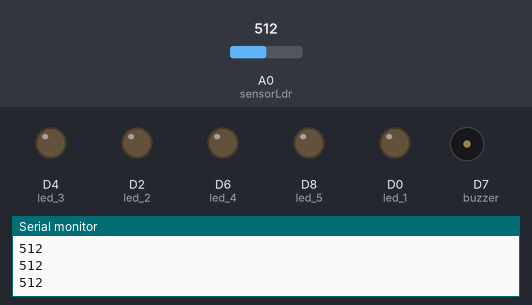
Recording of a sketch running on a simulated ESP8266 (NodeMCU). Parts: output pins drawn as LEDs (lit = HIGH), buzzer (waves = sounding, pin HIGH), the last lines printed to the serial monitor. The inputs (shaded band) are chosen by the test bench; at power-on: A0 (sensorLdr) = 512.

Above: at 1.2 s.
1.3 s: A0 (sensorLdr) set to 269
2.8 s: A0 (sensorLdr) set to 242
At 3.5 s:
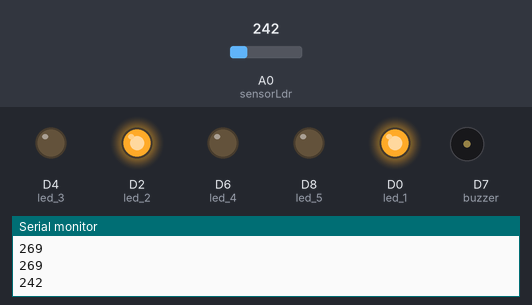
4.3 s: A0 (sensorLdr) set to 179
6.0 s: A0 (sensorLdr) set to 154
At 7.8 s:
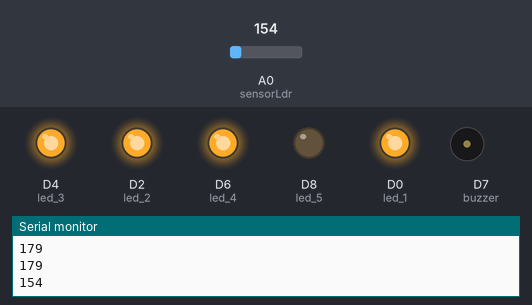
8.3 s: A0 (sensorLdr) set to 76
10.0 s: A0 (sensorLdr) set to 66
At 10.85 s:
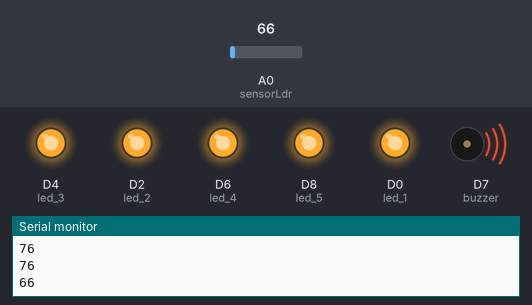
Timing chart, 0 to 14.0 s (numbered marks = the images above; inputs shaded):
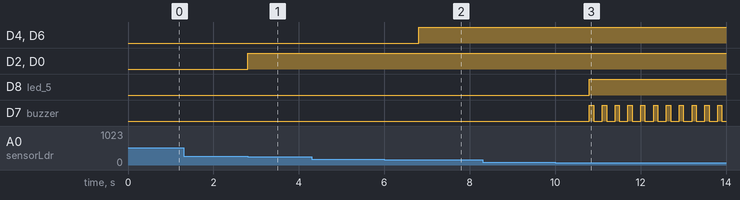

Measured:
- the behaviour switches between 251 and 250 on A0 (sensorLdr) (found by bisection; images 0 and 1)
- the behaviour switches between 170 and 169 on A0 (sensorLdr) (found by bisection; images 1 and 2)
- the behaviour switches between 70 and 69 on A0 (sensorLdr) (found by bisection; images 2 and 3)
- after the input at 2.8 s, D2 (led_2), D0 (led_1): LOW → HIGH at once
- after the input at 6.0 s, D4 (led_3), D6 (led_4): LOW → HIGH after 0.80 s
- after the input at 10.0 s, D8 (led_5): LOW → HIGH after 0.80 s; D7 (buzzer): alternates HIGH for 0.10 s and LOW for 0.20 s, starting after 0.80 s

The sketch:

LDR_com_LEDS_BUZZERS.ino
```cpp
/*Projeto PET i - ALUNO MAKER DIGITAL
  Curso : INTRODUÇÃO A ROBÓTICA LIVRE - ALUNO MAKER DIGITAL
  /Programa : Controlando LED RGB e webservers
  Autor : Francenylson (sketch exemplo da IDE Arduino com adaptações)*/

// Definição dos pinos - sensor LDR e led
const int sensorLdr = A0;
const int led_1 = D0;
const int led_2 = D2;
const int led_3 = D4;
const int led_4 = D6;
const int led_5 = D8;
const int buzzer = D7;


void setup(void)
{
  //velocidade monitor serial
  Serial.begin(115200);

  // Inicialização Serial LDR
  pinMode(led_1, OUTPUT);
  pinMode(led_2, OUTPUT);
  pinMode(led_3, OUTPUT);
  pinMode(led_4, OUTPUT);
  pinMode(led_5, OUTPUT);
  pinMode(buzzer, OUTPUT);
  pinMode(sensorLdr, INPUT);

  // iniciarlizar desligado
  digitalWrite(led_1, LOW);
  digitalWrite(led_2, LOW);
  digitalWrite(led_3, LOW);
  digitalWrite(led_4, LOW);
  digitalWrite(led_5, LOW);
  digitalWrite(buzzer, LOW);

}

void loop(void)
{
  //ldr
  int sensorLdrStatus = analogRead(sensorLdr);

  //mostrar no monitor
  Serial.println(sensorLdrStatus);

 if (sensorLdrStatus >= 170 && sensorLdrStatus <=250) {
    digitalWrite(led_1, HIGH);
    digitalWrite(led_2, HIGH);
    digitalWrite(led_3, LOW);
    digitalWrite(led_4, LOW);
    digitalWrite(led_5, LOW);
    digitalWrite(buzzer, LOW);
    delay(500);
    digitalWrite(led_1, HIGH);
    digitalWrite(led_2, HIGH);
    digitalWrite(led_3, LOW);
    digitalWrite(led_4, LOW);
    digitalWrite(led_5, LOW);
    digitalWrite(buzzer, LOW);
    delay(500);

  }
  else if (sensorLdrStatus <= 170 & sensorLdrStatus >= 70) {
    digitalWrite(led_1, HIGH);
    digitalWrite(led_2, HIGH);
    digitalWrite(led_3, HIGH);
    digitalWrite(led_4, HIGH);
    digitalWrite(led_5, LOW);
    digitalWrite(buzzer, LOW);
    delay(500);
    digitalWrite(led_1, HIGH);
    digitalWrite(led_2, HIGH);
    digitalWrite(led_3, HIGH);
    digitalWrite(led_4, HIGH);
    digitalWrite(led_5, LOW);
    digitalWrite(buzzer, LOW);
    delay(500);

  }
  else if(sensorLdrStatus <= 70) {
    digitalWrite(led_1, HIGH);
    digitalWrite(led_2, HIGH);
    digitalWrite(led_3, HIGH);
    digitalWrite(led_4, HIGH);
    digitalWrite(led_5, HIGH);
    digitalWrite(buzzer, HIGH);
    delay(100);
    digitalWrite(led_1, HIGH);
    digitalWrite(led_2, HIGH);
    digitalWrite(led_3, HIGH);
    digitalWrite(led_4, HIGH);
    digitalWrite(led_5, HIGH);
    digitalWrite(buzzer, LOW);
    delay(100);
    digitalWrite(led_1, HIGH);
    digitalWrite(led_2, HIGH);
    digitalWrite(led_3, HIGH);
    digitalWrite(led_4, HIGH);
    digitalWrite(led_5, HIGH);
    digitalWrite(buzzer, LOW);
    delay(100);

  } else if(sensorLdrStatus >= 261) {
    digitalWrite(led_1, LOW);
    digitalWrite(led_2, LOW);
    digitalWrite(led_3, LOW);
    digitalWrite(led_4, LOW);
    digitalWrite(led_5, LOW);
    digitalWrite(buzzer, LOW);


  }

}
```
